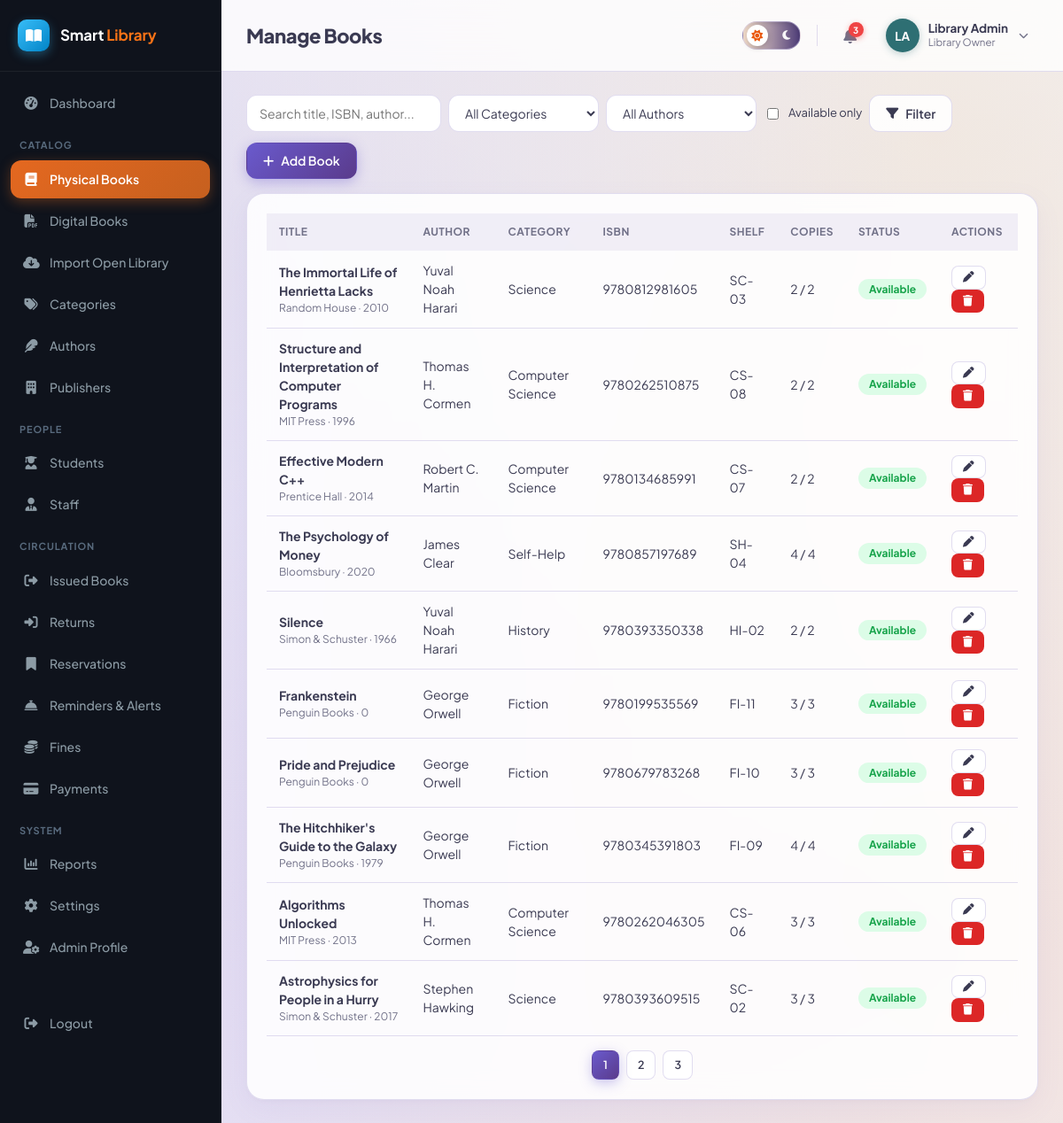
The app's page /admin/books.php (signed in) with its own data.
### tables this page shows
CREATE TABLE books (
    id INT AUTO_INCREMENT PRIMARY KEY,
    isbn VARCHAR(30) NOT NULL UNIQUE,
    title VARCHAR(200) NOT NULL,
    author_id INT DEFAULT NULL,
    category_id INT DEFAULT NULL,
    publisher_id INT DEFAULT NULL,
    publication_year YEAR DEFAULT NULL,
    edition VARCHAR(30) DEFAULT NULL,
    language VARCHAR(40) DEFAULT 'English',
    pages INT DEFAULT NULL,
    price DECIMAL(10,2) DEFAULT 0.00,
    shelf_number VARCHAR(30) DEFAULT NULL,
    total_copies INT NOT NULL DEFAULT 1,
    available_copies INT NOT NULL DEFAULT 1,
    description TEXT DEFAULT NULL,
    image VARCHAR(255) DEFAULT NULL,
    status ENUM('active','inactive') NOT NULL DEFAULT 'active',
    created_at TIMESTAMP DEFAULT CURRENT_TIMESTAMP,
    updated_at TIMESTAMP DEFAULT CURRENT_TIMESTAMP ON UPDATE CURRENT_TIMESTAMP,
    FOREIGN KEY (author_id) REFERENCES authors(id) ON DELETE SET NULL,
    FOREIGN KEY (category_id) REFERENCES categories(id) ON DELETE SET NULL,
    FOREIGN KEY (publisher_id) REFERENCES publishers(id) ON DELETE SET NULL,
    INDEX idx_title (title),
    INDEX idx_isbn (isbn)
);

CREATE TABLE publishers (
    id INT AUTO_INCREMENT PRIMARY KEY,
    name VARCHAR(150) NOT NULL,
    address VARCHAR(255) DEFAULT NULL
);

CREATE TABLE authors (
    id INT AUTO_INCREMENT PRIMARY KEY,
    name VARCHAR(150) NOT NULL,
    bio TEXT DEFAULT NULL
);

CREATE TABLE categories (
    id INT AUTO_INCREMENT PRIMARY KEY,
    name VARCHAR(100) NOT NULL UNIQUE,
    description VARCHAR(255) DEFAULT NULL
);

### admin/books.php (the view, shortened to what this page needs)
<?php
require_once __DIR__ . '/../includes/functions.php';
require_once __DIR__ . '/../includes/auth-check.php';
$search   = trim($_GET['q'] ?? '');
$catId    = $_GET['category'] ?? '';
$authId   = $_GET['author'] ?? '';
$availOnly = !empty($_GET['available']);
$page     = max(1, (int)($_GET['page'] ?? 1));
$perPage  = 10;
$where = [];
$params = [];
$whereSql = $where ? ('WHERE ' . implode(' AND ', $where)) : '';
$countStmt = $pdo->prepare("SELECT COUNT(*) FROM books b LEFT JOIN authors a ON a.id=b.author_id $whereSql");
$countStmt->execute($params);
$totalRows = (int)$countStmt->fetchColumn();
$totalPages = max(1, ceil($totalRows / $perPage));
$offset = ($page - 1) * $perPage;
$sql = "SELECT b.*, a.name author_name, c.name category_name, p.name publisher_name
        FROM books b
        LEFT JOIN authors a ON a.id = b.author_id
        LEFT JOIN categories c ON c.id = b.category_id
        LEFT JOIN publishers p ON p.id = b.publisher_id
        $whereSql
        ORDER BY b.id DESC LIMIT $perPage OFFSET $offset";
$stmt = $pdo->prepare($sql);
$stmt->execute($params);
$books = $stmt->fetchAll();
include __DIR__ . '/../includes/header.php';
?>
<div class="table-toolbar">
    <form method="GET" class="flex gap-2" style="flex-wrap:wrap;">
        <input type="text" name="q" class="form-control" style="width:220px;" placeholder="Search title, ISBN, author..." value="<?= e($search) ?>">
        <select name="category" class="form-control" style="width:170px;">
            <option value="">All Categories</option>
        </select>
        <select name="author" class="form-control" style="width:170px;">
            <option value="">All Authors</option>
        </select>
        <label class="flex items-center gap-2" style="font-size:13px;">
            <input type="checkbox" name="available" value="1" <?= $availOnly ? 'checked' : '' ?>> Available only
        </label>
        <button class="btn btn-outline" type="submit"><i class="fa-solid fa-filter"></i> Filter</button>
    </form>
    <a href="books.php?action=add" class="btn btn-primary"><i class="fa-solid fa-plus"></i> Add Book</a>
</div>
<div class="card">
    <?php if (!$books): ?>
        <div class="empty-state"><i class="fa-solid fa-book"></i>No books found. Try adjusting your filters or add a new book.</div>
    <?php else: ?>
    <div class="table-wrap">
        <table class="data-table">
            <thead><tr>
                <th>Title</th><th>Author</th><th>Category</th><th>ISBN</th>
                <th>Shelf</th><th>Copies</th><th>Status</th><th>Actions</th>
            </tr></thead>
            <tbody>
            <?php foreach ($books as $b): ?>
                <tr>
                    <td><strong><?= e($b['title']) ?></strong><div class="text-muted" style="font-size:12px;"><?= e($b['publisher_name']) ?> &middot; <?= e($b['publication_year']) ?></div></td>
                    <td><?= e($b['author_name'] ?? '—') ?></td>
                    <td><?= e($b['category_name'] ?? '—') ?></td>
                    <td><?= e($b['isbn']) ?></td>
                    <td><?= e($b['shelf_number']) ?></td>
                    <td><?= (int)$b['available_copies'] ?> / <?= (int)$b['total_copies'] ?></td>
                    <td><?= statusBadge($b['available_copies'] > 0 ? 'available' : 'issued') ?></td>
                    <td>
                        <a class="btn btn-sm btn-outline" href="books.php?edit=<?= $b['id'] ?>"><i class="fa-solid fa-pen"></i></a>
                        <form method="POST" style="display:inline;" data-confirm="Delete this book? This cannot be undone.">
                            <button class="btn btn-sm btn-danger" type="submit"><i class="fa-solid fa-trash"></i></button>
                        </form>
                    </td>
                </tr>
            <?php endforeach; ?>
            </tbody>
        </table>
    </div>
    <?php if ($totalPages > 1): ?>
        <div class="flex gap-2" style="margin-top:16px; justify-content:center;">
            <?php for ($p = 1; $p <= $totalPages; $p++): ?>
                <a class="btn btn-sm <?= $p == $page ? 'btn-primary' : 'btn-outline' ?>"
                   href="?page=<?= $p ?>&q=<?= urlencode($search) ?>&category=<?= e($catId) ?>&author=<?= e($authId) ?>"><?= $p ?></a>
            <?php endfor; ?>
        </div>
    <?php endif; ?>
    <?php endif; ?>
</div>
<?php include __DIR__ . '/../includes/footer.php'; ?>

### includes/functions.php (shortened to what this page needs)
<?php
function e($value) {
    return htmlspecialchars($value ?? '', ENT_QUOTES, 'UTF-8');
}
function statusBadge($status) {
    $colors = [
        'active' => 'badge-green', 'available' => 'badge-green', 'paid' => 'badge-green',
        'returned' => 'badge-green', 'completed' => 'badge-green', 'approved' => 'badge-green', 'ready' => 'badge-green',
        'issued' => 'badge-blue', 'pending' => 'badge-yellow', 'partially_paid' => 'badge-yellow',
        'overdue' => 'badge-red', 'unpaid' => 'badge-red', 'inactive' => 'badge-gray', 'cancelled' => 'badge-gray',
        'expired' => 'badge-gray', 'lost' => 'badge-red', 'damaged' => 'badge-red', 'waived' => 'badge-gray',
    ];
    $icons = [
        'unpaid' => 'fa-circle-xmark',
        'pending' => 'fa-clock',
        'paid' => 'fa-circle-check',
        'partially_paid' => 'fa-circle-half-stroke',
        'overdue' => 'fa-triangle-exclamation',
        'waived' => 'fa-ban',
    ];
    $iconHtml = isset($icons[$status]) ? '<i class="fa-solid ' . $icons[$status] . '"></i> ' : '';
    $class = $colors[$status] ?? 'badge-gray';
    $label = match($status) {
        'unpaid' => 'Unpaid',
        'pending' => 'Payment Pending',
        'partially_paid' => 'Partially Paid',
        'paid' => 'Paid',
        'waived' => 'Waived',
        default => ucfirst($status)
    };
    return '<span class="badge ' . $class . '">' . $iconHtml . e($label) . '</span>';
}

### assets/css/style.css (style rules this page uses)
:root { --primary: #6A5ACD; --primary-dark: #5A3B8C; --primary-mid: #8B7CC7; --primary-light: rgba(201, 194, 227, 0.4); --lavender: #C9C2E3; --accent-orange: #C6601F; --accent-orange-hover: #d96b27; --accent-teal: #2E6F73; --accent-teal-light: rgba(46, 111, 115, 0.16); --accent-sand: #EADCC8; --accent-sand-light: rgba(234, 220, 200, 0.5); --success: #16a34a; --success-light: #dcfce7; --warning: #ca8a04; --warning-light: #fef9c3; --danger: #dc2626; --danger-light: #fee2e2; --text: #3A3A52; --text-muted: #717188; --bg: #F7F5FC; --white: #ffffff; --card-bg: rgba(255, 255, 255, 0.88); --card-border: rgba(201, 194, 227, 0.55); --border: rgba(201, 194, 227, 0.55); --gray-light: #f6f5fb; --gray: #88889d; --sidebar-w: 250px; --radius: 20px; --pill-radius: 999px; --shadow: 0 10px 30px rgba(123, 109, 216, 0.07), 0 2px 8px rgba(46, 43, 43, 0.03); }
* { box-sizing: border-box; }
body { margin: 0; font-family: 'Plus Jakarta Sans', system-ui, -apple-system, BlinkMacSystemFont, Roboto, sans-serif; background-color: var(--bg); background-image: radial-gradient(at 10% 15%, rgba(201, 194, 227, 0.45) 0px, transparent 60%), radial-gradient(at 88% 12%, rgba(234, 220, 200, 0.5) 0px, transparent 60%), radial-gradient(at 90% 85%, rgba(198, 96, 31, 0.14) 0px, transparent 65%), radial-gradient(at 15% 85%, rgba(121, 106, 220, 0.18) 0px, transparent 65%); background-attachment: fixed; color: var(--text); font-size: 15px; line-height: 1.5; -webkit-font-smoothing: antialiased; }
a { color: var(--primary); text-decoration: none; transition: color 0.15s ease; }
.card { background: var(--card-bg); border: 1px solid var(--card-border); border-radius: var(--radius); box-shadow: var(--shadow); padding: 22px; backdrop-filter: blur(14px); -webkit-backdrop-filter: blur(14px); transition: transform 0.2s ease, box-shadow 0.2s ease; }
.btn { display: inline-flex; align-items: center; gap: 8px; padding: 9px 18px; border-radius: 12px; border: 1px solid transparent; font-size: 14px; font-weight: 600; cursor: pointer; text-decoration: none; font-family: inherit; transition: all 0.18s ease; }
.btn-primary { background: linear-gradient(135deg, #6A5ACD 0%, #5A3B8C 100%); color: #ffffff; box-shadow: 0 4px 14px rgba(106, 90, 205, 0.35); }
.btn-outline { background: var(--card-bg); border-color: var(--border); color: var(--text); }
.btn-danger { background: var(--danger); color: #fff; }
.btn-sm { padding: 6px 12px; font-size: 12.5px; border-radius: 8px; }
.form-control { width: 100%; padding: 10px 14px; border: 1px solid var(--border); border-radius: 12px; font-size: 14px; background: var(--white); color: var(--text); font-family: inherit; transition: border-color 0.15s ease, box-shadow 0.15s ease; }
.table-wrap { overflow-x: auto; }
table.data-table { width: 100%; border-collapse: collapse; font-size: 14px; }
.data-table th { text-align: left; padding: 12px 14px; background: rgba(201, 194, 227, 0.25); font-weight: 700; font-size: 12px; text-transform: uppercase; letter-spacing: 0.04em; color: var(--text-muted); white-space: nowrap; }
.data-table td { padding: 12px 14px; border-bottom: 1px solid var(--border); vertical-align: middle; }
.table-toolbar { display: flex; justify-content: space-between; align-items: center; margin-bottom: 16px; gap: 12px; flex-wrap: wrap; }
.badge { padding: 4px 12px; border-radius: 999px; font-size: 12px; font-weight: 700; display: inline-block; line-height: 1.3; }
.badge-green { background: var(--success-light); color: var(--success); }
.text-muted { color: var(--text-muted); }
.flex { display: flex; }
.gap-2 { gap: 8px; }
.items-center { align-items: center; }

### records on screen
books: title "The Immortal Life of Henrietta Lacks", publisher.name "Random House", publication_year "2010", author.name "Yuval Noah Harari", category.name "Science", isbn "9780812981605", shelf_number "SC-03", available_copies "2", total_copies "2"
books: title "Structure and Interpretation of Computer Programs", publisher.name "MIT Press", publication_year "1996", author.name "Thomas H. Cormen", category.name "Computer Science", isbn "9780262510875", shelf_number "CS-08", available_copies "2", total_copies "2"
books: title "Effective Modern C++", publisher.name "Prentice Hall", publication_year "2014", author.name "Robert C. Martin", category.name "Computer Science", isbn "9780134685991", shelf_number "CS-07", available_copies "2", total_copies "2"
books: title "The Psychology of Money", publisher.name "Bloomsbury", publication_year "2020", author.name "James Clear", category.name "Self-Help", isbn "9780857197689", shelf_number "SH-04", available_copies "4", total_copies "4"
books: title "Silence", publisher.name "Simon & Schuster", publication_year "1966", author.name "Yuval Noah Harari", category.name "History", isbn "9780393350338", shelf_number "HI-02", available_copies "2", total_copies "2"
books: title "Frankenstein", publisher.name "Penguin Books", publication_year "0", author.name "George Orwell", category.name "Fiction", isbn "9780199535569", shelf_number "FI-11", available_copies "3", total_copies "3"
books: title "Pride and Prejudice", publisher.name "Penguin Books", publication_year "0", author.name "George Orwell", category.name "Fiction", isbn "9780679783268", shelf_number "FI-10", available_copies "3", total_copies "3"
books: title "The Hitchhiker's Guide to the Galaxy", publisher.name "Penguin Books", publication_year "1979", author.name "George Orwell", category.name "Fiction", isbn "9780345391803", shelf_number "FI-09", available_copies "4", total_copies "4"
books: title "Algorithms Unlocked", publisher.name "MIT Press", publication_year "2013", author.name "Thomas H. Cormen", category.name "Computer Science", isbn "9780262046305", shelf_number "CS-06", available_copies "3", total_copies "3"
books: title "Astrophysics for People in a Hurry", publisher.name "Simon & Schuster", publication_year "2017", author.name "Stephen Hawking", category.name "Science", isbn "9780393609515", shelf_number "SC-02", available_copies "3", total_copies "3"

### other values on screen
$label "Dashboard"
$item['_section'] "CATALOG"
$label "Physical Books"
$label "Digital Books"
$label "Import Open Library"
$label "Categories"
$label "Authors"
$label "Publishers"
$item['_section'] "PEOPLE"
$label "Students"
$label "Staff"
$item['_section'] "CIRCULATION"
$label "Issued Books"
$label "Returns"
$label "Reservations"
